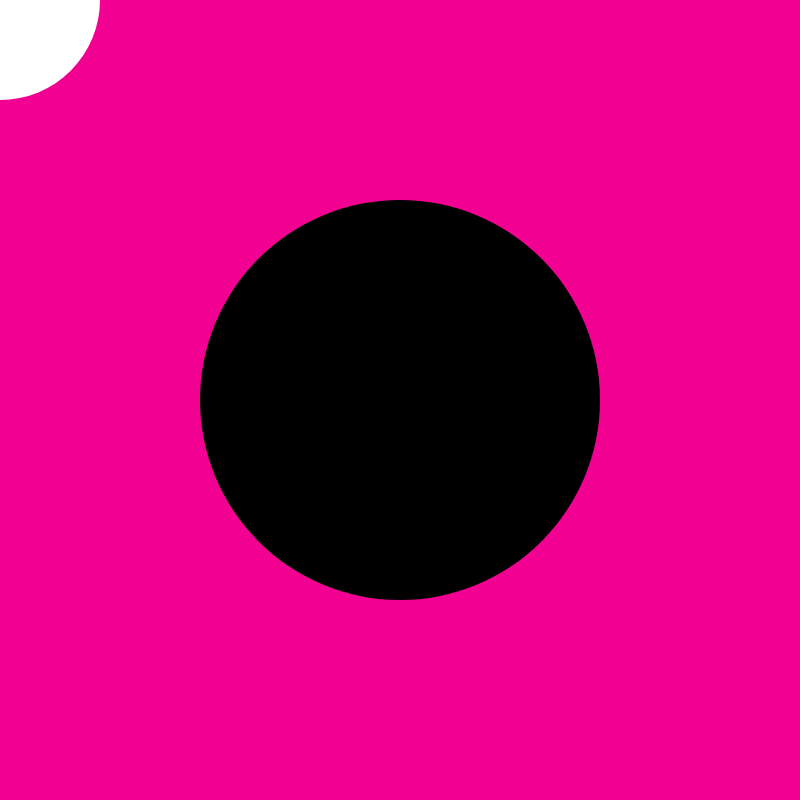
Frame 1 (no input)
Frame 60 (no input): identical to frame 1, image omitted
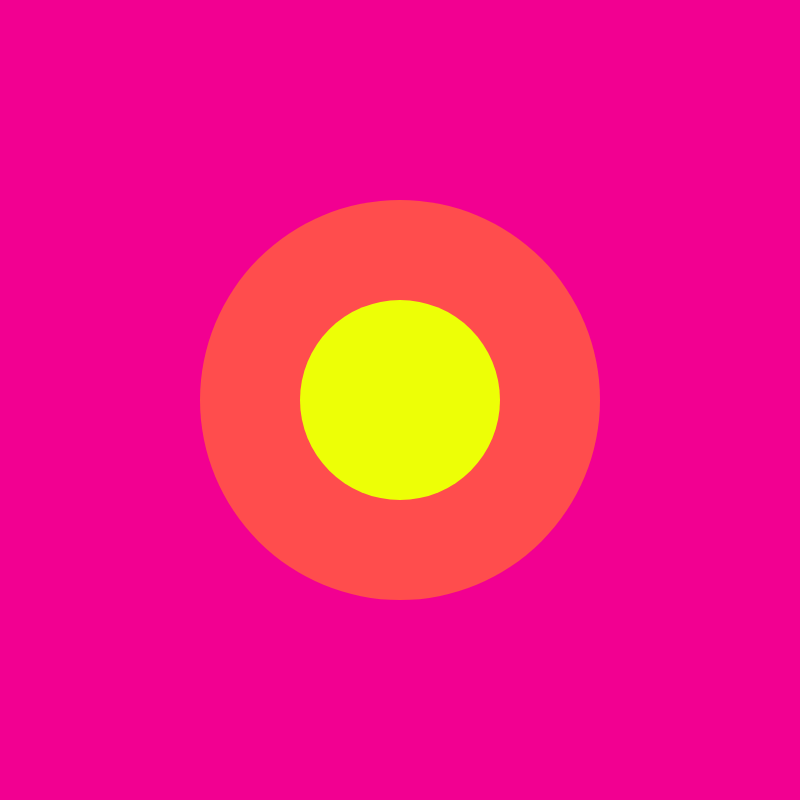
Frame 120 (the mouse pressed at the canvas centre since frame 60)

The p5.js sketch that drew these frames (run headless with seeded random() and noise() and a simulated clock; from frame 60 on, the mouse is pressed at the canvas centre):

// p5.js sketch
// ── sketch.js
function setup() {
  createCanvas(800, 800);
}

function draw() {
  let pink = color(242, 0, 145);
  let lemon = color(237, 255, 6);
  let coral = color(255, 77, 77);

  background(pink);

  if (mouseIsPressed === true) {
    fill(coral);
  } else {
    fill("black");
  }

  noStroke();
  circle(400, 400, 400); // x, y, width

  if (mouseIsPressed === true) {
    fill(lemon);
  } else {
    fill("white");
  }

  noStroke();
  circle(mouseX, mouseY, 200); // x, y, width
}
